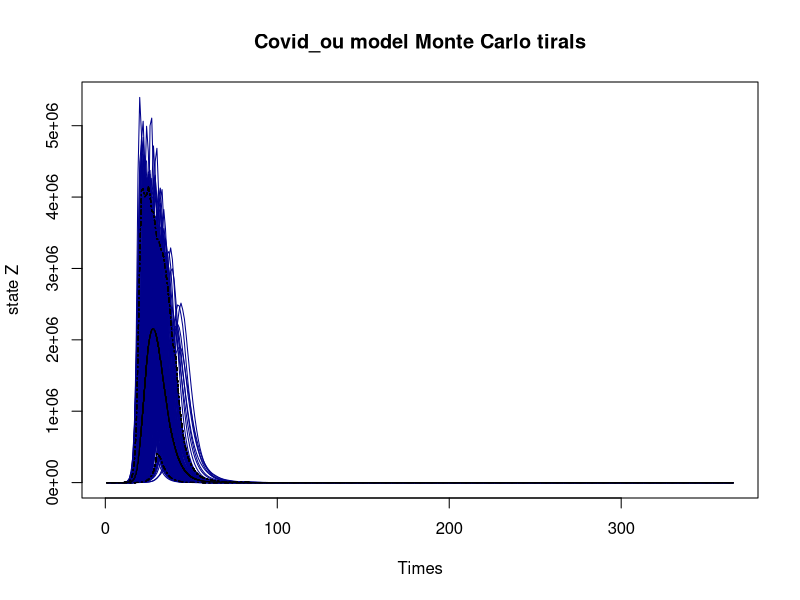
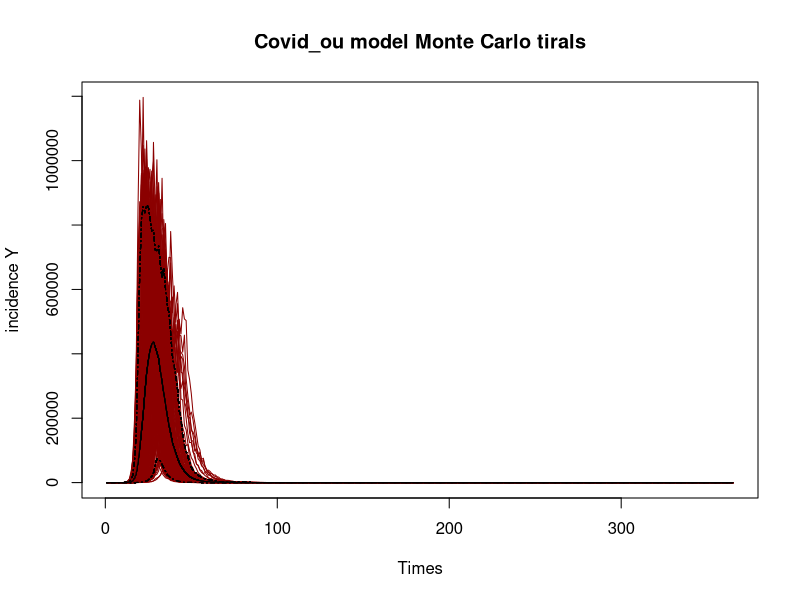
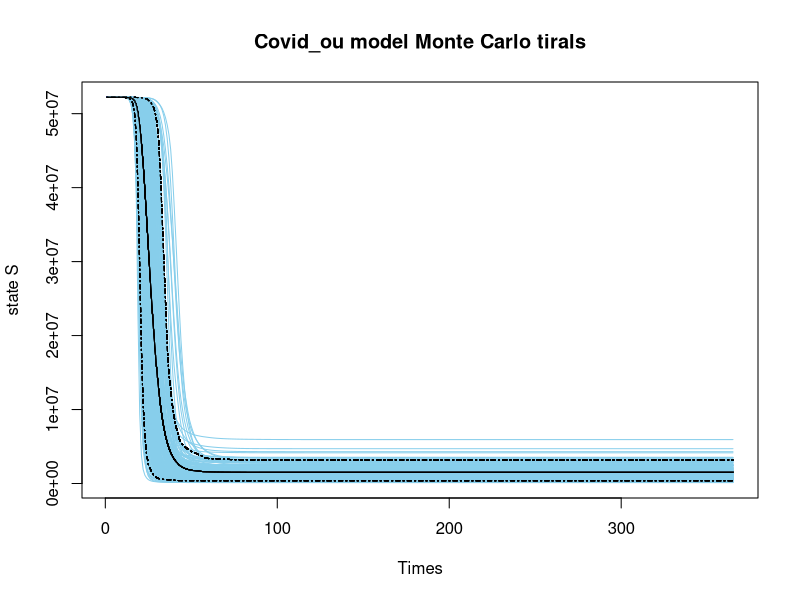
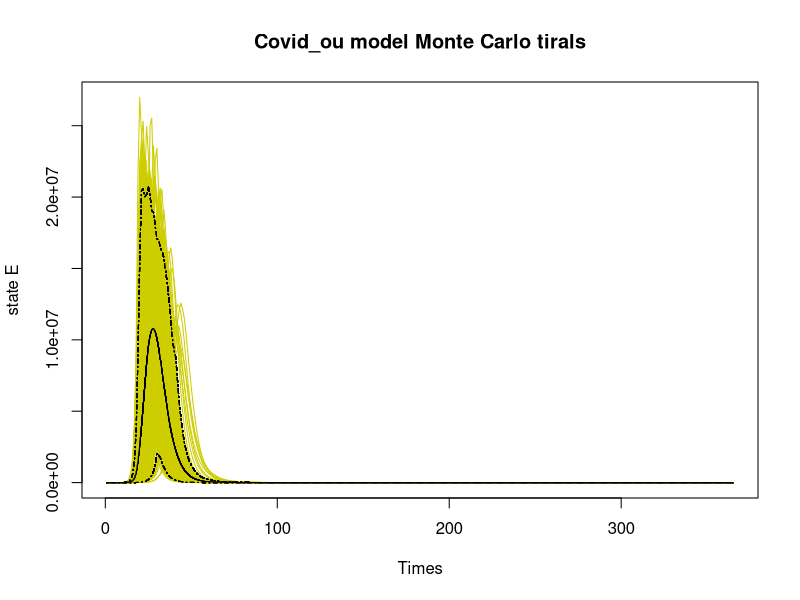
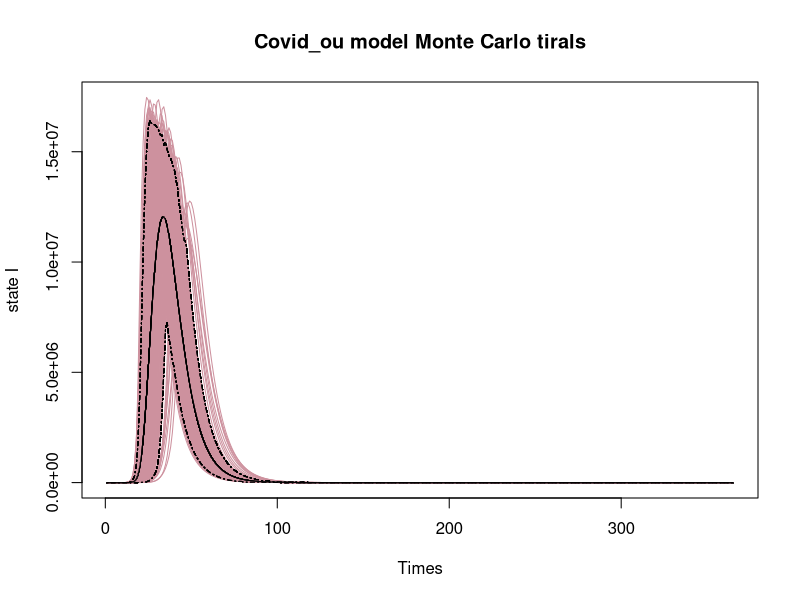
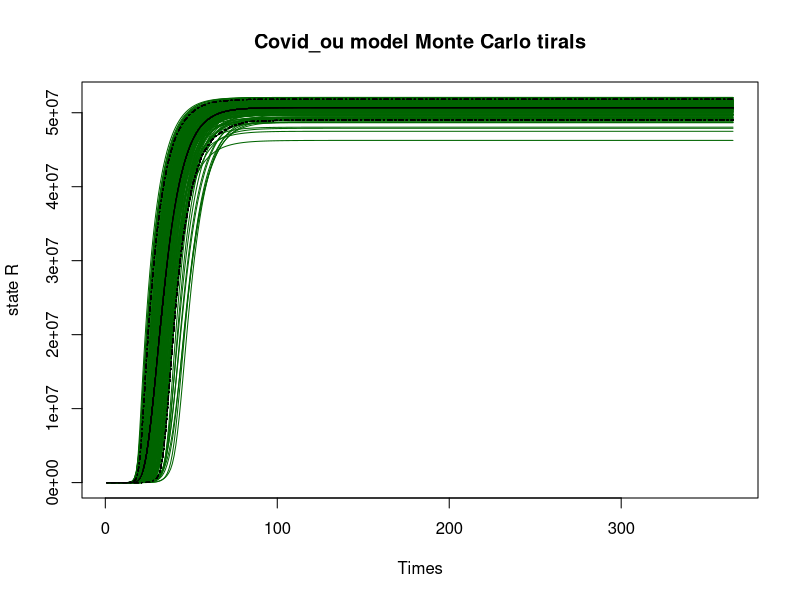
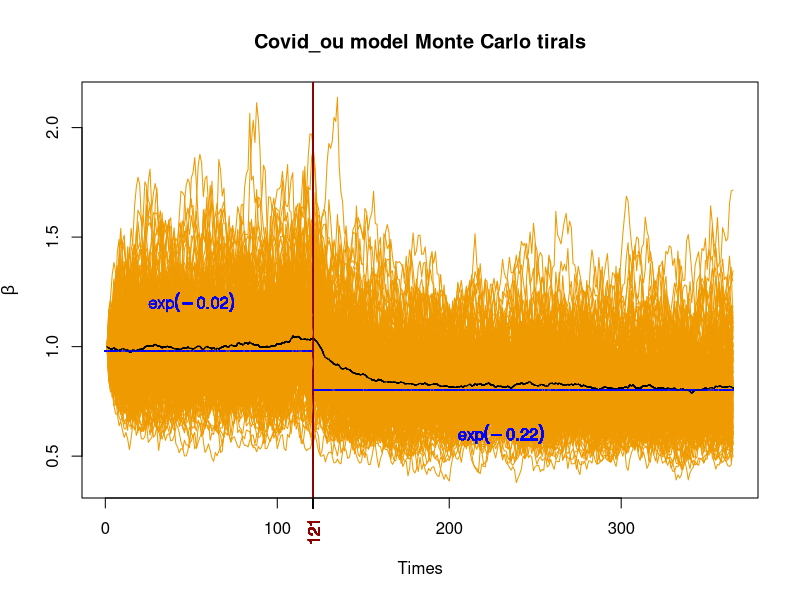
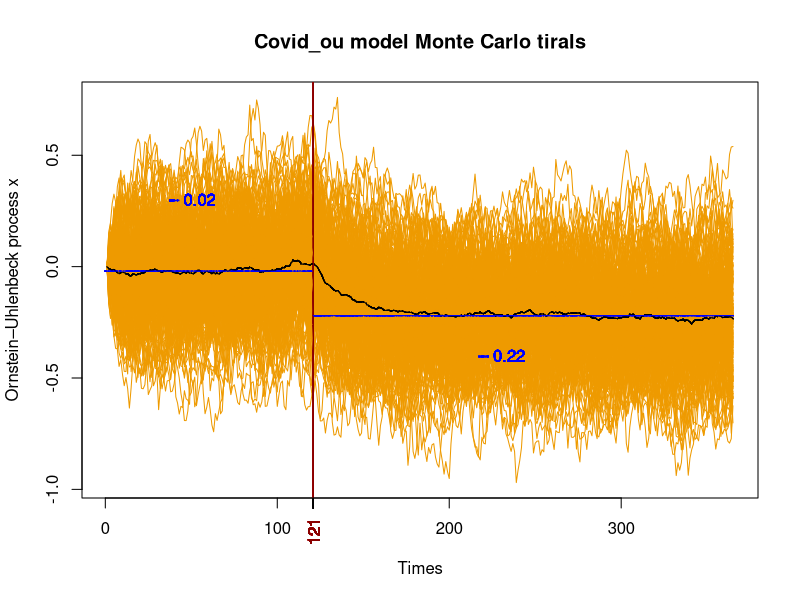

Recreate these plots in R, in order.
## ---- chunk 1
knitr::opts_chunk$set(echo = TRUE)
## ---- chunk 2

rm(list=ls())
require(deSolve)
set.seed(20241)


#Simulate an O-U Process ? bugs
ornstein_uhlenbeck <- function(n,theta,sigma,x0,lens,mu,e){
  dt <- 1
  x<-vector(length=lens)
  for (i in 1:n) {
    if (i==1){x[i]=x0}
    else{
      x[i]  <-  x[i-1] + theta*(mu[i-1]-x[i-1])*dt + sigma*e[i-1]}
  }
  
  return(x)
}



gen_ode_model <- function(rep_time = 200, ori_seed = 20241, tims = 365, 
                          n = 52196381, pars = c(k=5, gamma=9),
                          ini_state = c(t=1,S=N-1, E=1, I=0, R=0),
                          tau = 0.1){
  
  times = 1:tims
  N = n
  
  mu = vector(length=tims) 
  for (t in 1:tims) {
    if (t <= 120){
      mu[t]=-0.02      }                    #No lock-down policy
    else {mu[t]=-0.2-0.02 }                 #Lock-down policy
  }
  mu = ts(mu)
  
  Zs = setNames(data.frame(matrix(NA, nrow = tims, ncol = rep_time)), paste0("Z", 1:rep_time))
  Ys = setNames(Zs, paste0("Y", 1:rep_time))
  dSs = setNames(Zs, paste0("dS", 1:rep_time))
  dEs = setNames(Zs, paste0("dE", 1:rep_time))
  dIs = setNames(Zs, paste0("dI", 1:rep_time))
  dRs = setNames(Zs, paste0("dR", 1:rep_time)) 
  
  # add x and e dataframe
  
  xs = setNames(Zs, paste0("x", 1:rep_time))
  es = setNames(Zs, paste0("e", 1:rep_time))
  
  
  params = pars   
  initial_state = ini_state
  tau1 = tau
  
  #Main ODE Model
  Covid_OU <- function(time, current_state, params){
    
    with(as.list(c(current_state, params)),{
      
      N <- S+E+I+R
      dt <- 1
      dS <- -exp(x[t])*S*(E+0.1*I)/N
      dE <- exp(x[t])*S*(E+0.1*I)/N - E*(1/k+1/gamma)
      dI <- E/k-I*(1/gamma+0.0087)
      dR <- (I+E)/gamma+0.0087*I
      
      return(list(c( dt, dS, dE, dI, dR)))
    })
  }
  
  ## rep 200 times 
  for (rep_i in 1:rep_time) {
    set.seed(ori_seed + 1000*rep_i)
    
    e = rnorm(n = length(times) , sd = 1)
    
    x = ornstein_uhlenbeck(tims, theta=0.05, sigma=sqrt(0.004), x0=0, tims,mu,e)
    
    
    model4 = ode(initial_state, times, Covid_OU, params)
    
    Z1 = model4[,4]/5
    
    Y1 = vector(length = tims)
    
    for (i in 1:tims){
      Y1[i] = rlnorm(1,log(Z1[i]/5),tau1)
    }
    
    dSi = model4[,3]
    dEi = model4[,4]
    dIi = model4[,5]
    dRi = model4[,6]
    
    
    Zs[, rep_i] = Z1
    Ys[, rep_i] = Y1
    dSs[, rep_i] = dSi
    dEs[, rep_i] = dEi
    dIs[, rep_i] = dIi
    dRs[, rep_i] = dRi
    
    ## add xi and ei to the data.frame
    xs[, rep_i] = x
    es[, rep_i] = e
    
  }
  
  # output
  return(list(    
    Z = Zs,
    Y = Ys,
    dS = dSs,
    dE = dEs,
    dI = dIs,
    dR = dRs,
    x = xs,
    e = es))
}


ode_example <- gen_ode_model(200)

## for z

zs = ncol(ode_example$Z)
zs_mean = apply(ode_example$Z,1,mean)
zs_95 = apply(ode_example$Z, 1, quantile, probs=0.95)
zs_05 = apply(ode_example$Z, 1, quantile, probs=0.05)
for (i in 1:zs) {
  if (i == 1){
    plot(ode_example$Z[,1], col="darkblue", type = "l", 
         ylim = c(0, max(ode_example$Z)),
         xlab = 'Times', ylab = 'state Z',main="Covid_ou model Monte Carlo tirals")
    }
  else{
    lines(ode_example$Z[,i], col="darkblue")
  }
  lines(zs_mean,col="black",type="l")
  lines(zs_95,col="black",lty="dotdash")
  lines(zs_05,col="black",lty="dotdash")
}

## for y

ys = ncol(ode_example$Y)
ys_mean = apply(ode_example$Y,1,mean)
ys_95 = apply(ode_example$Y, 1, quantile, probs=0.95)
ys_05 = apply(ode_example$Y, 1, quantile, probs=0.05)
for (i in 1:ys) {
  if (i == 1){
    plot(ode_example$Y[,1], col="darkred", type = "l", 
         ylim = c( min(ode_example$Y), max(ode_example$Y)),
         xlab = 'Times', ylab = 'incidence Y',main="Covid_ou model Monte Carlo tirals")
  }
  else{
    lines(ode_example$Y[,i], col="darkred")
  }
  lines(ys_mean,col="black",type="l")
  lines(ys_95,col="black",lty="dotdash")
  lines(ys_05,col="black",lty="dotdash")
}

## for s

ss = ncol(ode_example$dS)
ss_mean = apply(ode_example$dS,1,mean)
ss_95 = apply(ode_example$dS, 1, quantile, probs=0.95)
ss_05 = apply(ode_example$dS, 1, quantile, probs=0.05)
for (i in 1:ss) {
  if (i == 1){
    plot(ode_example$dS[,1], col="skyblue", type = "l", 
         ylim = c(min(ode_example$dS), max(ode_example$dS)),
         xlab = 'Times', ylab = 'state S',main="Covid_ou model Monte Carlo tirals")
  }
  else{
    lines(ode_example$dS[,i], col="skyblue")
  }
  lines(ss_mean,col="black",type="l")
  lines(ss_95,col="black",lty="dotdash")
  lines(ss_05,col="black",lty="dotdash")
}


## for e

es = ncol(ode_example$dE)
es_mean = apply(ode_example$dE,1,mean)
es_95 = apply(ode_example$dE, 1, quantile, probs=0.95)
es_05 = apply(ode_example$dE, 1, quantile, probs=0.05)
for (i in 1:es) {
  if (i == 1){
    plot(ode_example$dE[,1], col="yellow3", type = "l", 
         ylim = c(min(ode_example$dE), max(ode_example$dE)),
         xlab = 'Times', ylab = 'state E',main="Covid_ou model Monte Carlo tirals")
  }
  else{
    lines(ode_example$dE[,i], col="yellow3")
  }
  lines(es_mean,col="black",type="l")
  lines(es_95,col="black",lty="dotdash")
  lines(es_05,col="black",lty="dotdash")
}


## for i

is = ncol(ode_example$dI)
is_mean = apply(ode_example$dI,1,mean)
is_95 = apply(ode_example$dI, 1, quantile, probs=0.95)
is_05 = apply(ode_example$dI, 1, quantile, probs=0.05)
for (i in 1:is) {
  if (i == 1){
    plot(ode_example$dI[,1], col="pink3", type = "l", 
         ylim = c(min(ode_example$dI), max(ode_example$dI)),
         xlab = 'Times', ylab = 'state I',main="Covid_ou model Monte Carlo tirals")
  }
  else{
    lines(ode_example$dI[,i], col="pink3")
  }
  lines(is_mean,col="black",type="l")
  lines(is_95,col="black",lty="dotdash")
  lines(is_05,col="black",lty="dotdash")
}


## for R

rs = ncol(ode_example$dR)
rs_mean = apply(ode_example$dR,1,mean)
rs_95 = apply(ode_example$dR, 1, quantile, probs=0.95)
rs_05 = apply(ode_example$dR, 1, quantile, probs=0.05)
for (i in 1:rs) {
  if (i == 1){
    plot(ode_example$dR[,1], col="darkgreen", type = "l", 
         ylim = c(min(ode_example$dR), max(ode_example$dR)),
         xlab = 'Times', ylab = 'state R',main="Covid_ou model Monte Carlo tirals")
  }
  else{
    lines(ode_example$dR[,i], col="darkgreen")
  }
  lines(rs_mean,col="black",type="l")
  lines(rs_95,col="black",lty="dotdash")
  lines(rs_05,col="black",lty="dotdash")
}



############### add plot of x and e

## for beta
xs = ncol(ode_example$x)
beta_mean = apply(exp(ode_example$x),1,mean)
for (i in 1:xs) {
  if (i == 1){
    plot(exp(ode_example$x[,1]), col="orange2", type = "l", 
         ylim = c(min(exp(ode_example$x)), max(exp(ode_example$x))),
         xlab = 'Times', ylab = expression(beta),main="Covid_ou model Monte Carlo tirals")
  }
  else{
    lines(exp(ode_example$x[,i]), col="orange2")
  }
  lines(beta_mean,col="black",type="l")
  # abline(h=exp(-0.02), col="blue")
  abline(v=121, col="darkred")
  axis(1, at=121,labels=121, col.axis="darkred", las=2)
  segments(x0=0, y0=0.98, x1 = 120, y1 = 0.98,col="blue")
  tt1 <-expression(mu=exp(-0.02))
  text(50,1.2,tt1,col="blue")
  segments(x0=121, y0=0.802, x1 =365, y1 = 0.802,col="blue")
  tt2 <-expression(mu=exp(-0.22))
  text(230,0.6,tt2,col="blue")
  
}

## for x
xs = ncol(ode_example$x)
xs_mean = apply(ode_example$x,1,mean)
xs_95 = apply(ode_example$x, 1, quantile, probs=0.95)
xs_05 = apply(ode_example$x, 1, quantile, probs=0.05)
for (i in 1:xs) {
  if (i == 1){
    plot(ode_example$x[,1], col="orange2", type = "l", 
         ylim = c(min((ode_example$x)), max((ode_example$x))),
         xlab = 'Times', ylab = 'Ornstein–Uhlenbeck process x',main="Covid_ou model Monte Carlo tirals")
  }
  else{
    lines((ode_example$x[,i]), col="orange2")
  }
  lines(xs_mean,col="black",type="l")
  # lines(xs_95,col="black",lty="dotdash")
  # lines(xs_05,col="black",lty="dotdash")
  abline(v=121, col="darkred")
  axis(1, at=121,labels=121, col.axis="darkred", las=2)
  segments(x0=0, y0=-0.02, x1 = 120, y1 = -0.02,col="blue")
  tt1 <-expression(mu=-0.02)
  text(50,0.3,tt1,col="blue")
  segments(x0=121, y0=-0.22, x1 =365, y1 = -0.22,col="blue")
  tt2 <-expression(mu=-0.22)
  text(230,-0.4,tt2,col="blue")
}

## for e

# es = ncol(ode_example$e)
# 
# for (i in 1:es) {
#   if (i == 1){
#     plot(ode_example$e[,1], col="grey", type = "l", 
#          ylim = c(min(ode_example$e), max(ode_example$e)),
#          xlab = 'Times', ylab = 'e',main="Covid_ou model Monte Carlo tirals")
#   }
#   else{
#     lines(ode_example$e[,i], col="grey")
#   }
# }


## for all


lims = c(0, max(max(ode_example$dS), max(ode_example$dE), 
           max(ode_example$dI), max(ode_example$dR)))

ss = ncol(ode_example$dS)

for (i in 1:ss) {
  if (i == 1){
    plot(ode_example$dS[,1], col="skyblue", type = "l", 
         ylim = lims,
         xlab = 'Times', ylab = 'All states')
  }
  else{
    lines(ode_example$dS[,i], col="skyblue")
  }
  lines(ode_example$dE[,i], col="yellow3")
  lines(ode_example$dI[,i], col="pink3")
  lines(ode_example$dR[,i], col="darkgreen")
}

## ---- chunk 3
#Checking procedure for Poisson Distribution

rm(list=ls())
require(deSolve)
set.seed(20241)


#Simulate an O-U Process ? bugs
ornstein_uhlenbeck <- function(n,theta,sigma,x0,lens,mu,e){
  dt <- 1
  x<-vector(length=lens)
  for (i in 1:n) {
    if (i==1){x[i]=x0}
    else{
      x[i]  <-  x[i-1] + theta*(mu[i-1]-x[i-1])*dt + sigma*e[i-1]}
  }
  
  return(x)
}



gen_ode_model <- function(rep_time = 200, ori_seed = 20241, tims = 365, 
                          n = 52196381, pars = c(k=5, gamma=9),
                          ini_state = c(t=1,S=N-1, E=1, I=0, R=0)
                          ){
  
  times = 1:tims
  N = n
  
  mu = vector(length=tims) 
  for (t in 1:tims) {
    if (t <= 120){
      mu[t]=-0.02      }                    #No lock-down policy
    else {mu[t]=-0.2-0.02 }                 #Lock-down policy
  }
  mu = ts(mu)
  
  Zs = setNames(data.frame(matrix(NA, nrow = tims, ncol = rep_time)), paste0("Z", 1:rep_time))
  Ys = setNames(Zs, paste0("Y", 1:rep_time))
  dSs = setNames(Zs, paste0("dS", 1:rep_time))
  dEs = setNames(Zs, paste0("dE", 1:rep_time))
  dIs = setNames(Zs, paste0("dI", 1:rep_time))
  dRs = setNames(Zs, paste0("dR", 1:rep_time)) 
  
  # add x and e dataframe
  
  xs = setNames(Zs, paste0("x", 1:rep_time))
  es = setNames(Zs, paste0("e", 1:rep_time))
  
  
  params = pars   
  initial_state = ini_state
  
  #Main ODE Model
  Covid_OU <- function(time, current_state, params){
    
    with(as.list(c(current_state, params)),{
      
      N <- S+E+I+R
      dt <- 1
      dS <- -exp(x[t])*S*(E+0.1*I)/N
      dE <- exp(x[t])*S*(E+0.1*I)/N - E*(1/k+1/gamma)
      dI <- E/k-I*(1/gamma+0.0087)
      dR <- (I+E)/gamma+0.0087*I
      
      return(list(c( dt, dS, dE, dI, dR)))
    })
  }
  
  ## rep 200 times 
  for (rep_i in 1:rep_time) {
    set.seed(ori_seed + 1000*rep_i)
    
    e = rnorm(n = length(times) , sd = 1)
    
    x = ornstein_uhlenbeck(tims, theta=0.05, sigma=sqrt(0.004), x0=0, tims,mu,e)
    
    
    model4 = ode(initial_state, times, Covid_OU, params)
    
    Z1 = model4[,4]/5
    
    Y1 = vector(length = tims)
    
    for (i in 1:tims){
      Y1[i] = rpois(1,Z1[i]/5)
    }
    
    dSi = model4[,3]
    dEi = model4[,4]
    dIi = model4[,5]
    dRi = model4[,6]
    
    
    Zs[, rep_i] = Z1
    Ys[, rep_i] = Y1
    dSs[, rep_i] = dSi
    dEs[, rep_i] = dEi
    dIs[, rep_i] = dIi
    dRs[, rep_i] = dRi
    
    ## add xi and ei to the data.frame
    xs[, rep_i] = x
    es[, rep_i] = e
    
  }
  
  # output
  return(list(    
    Z = Zs,
    Y = Ys,
    dS = dSs,
    dE = dEs,
    dI = dIs,
    dR = dRs,
    x = xs,
    e = es))
}


ode_example <- gen_ode_model(200)

## for z

zs = ncol(ode_example$Z)
zs_mean = apply(ode_example$Z,1,mean)
zs_95 = apply(ode_example$Z, 1, quantile, probs=0.95)
zs_05 = apply(ode_example$Z, 1, quantile, probs=0.05)
for (i in 1:zs) {
  if (i == 1){
    plot(ode_example$Z[,1], col="darkblue", type = "l", 
         ylim = c(0, max(ode_example$Z)),
         xlab = 'Times', ylab = 'state Z',main="Covid_ou model Monte Carlo tirals")
    }
  else{
    lines(ode_example$Z[,i], col="darkblue")
  }
  lines(zs_mean,col="black",type="l")
  lines(zs_95,col="black",lty="dotdash")
  lines(zs_05,col="black",lty="dotdash")
}

## for y

ys = ncol(ode_example$Y)
ys_mean = apply(ode_example$Y,1,mean)
ys_95 = apply(ode_example$Y, 1, quantile, probs=0.95)
ys_05 = apply(ode_example$Y, 1, quantile, probs=0.05)
for (i in 1:ys) {
  if (i == 1){
    plot(ode_example$Y[,1], col="darkred", type = "l", 
         ylim = c( min(ode_example$Y), max(ode_example$Y)),
         xlab = 'Times', ylab = 'incidence Y',main="Covid_ou model Monte Carlo tirals")
  }
  else{
    lines(ode_example$Y[,i], col="darkred")
  }
  lines(ys_mean,col="black",type="l")
  lines(ys_95,col="black",lty="dotdash")
  lines(ys_05,col="black",lty="dotdash")
}

## for s

ss = ncol(ode_example$dS)
ss_mean = apply(ode_example$dS,1,mean)
ss_95 = apply(ode_example$dS, 1, quantile, probs=0.95)
ss_05 = apply(ode_example$dS, 1, quantile, probs=0.05)
for (i in 1:ss) {
  if (i == 1){
    plot(ode_example$dS[,1], col="skyblue", type = "l", 
         ylim = c(min(ode_example$dS), max(ode_example$dS)),
         xlab = 'Times', ylab = 'state S',main="Covid_ou model Monte Carlo tirals")
  }
  else{
    lines(ode_example$dS[,i], col="skyblue")
  }
  lines(ss_mean,col="black",type="l")
  lines(ss_95,col="black",lty="dotdash")
  lines(ss_05,col="black",lty="dotdash")
}


## for e

es = ncol(ode_example$dE)
es_mean = apply(ode_example$dE,1,mean)
es_95 = apply(ode_example$dE, 1, quantile, probs=0.95)
es_05 = apply(ode_example$dE, 1, quantile, probs=0.05)
for (i in 1:es) {
  if (i == 1){
    plot(ode_example$dE[,1], col="yellow3", type = "l", 
         ylim = c(min(ode_example$dE), max(ode_example$dE)),
         xlab = 'Times', ylab = 'state E',main="Covid_ou model Monte Carlo tirals")
  }
  else{
    lines(ode_example$dE[,i], col="yellow3")
  }
  lines(es_mean,col="black",type="l")
  lines(es_95,col="black",lty="dotdash")
  lines(es_05,col="black",lty="dotdash")
}


## for i

is = ncol(ode_example$dI)
is_mean = apply(ode_example$dI,1,mean)
is_95 = apply(ode_example$dI, 1, quantile, probs=0.95)
is_05 = apply(ode_example$dI, 1, quantile, probs=0.05)
for (i in 1:is) {
  if (i == 1){
    plot(ode_example$dI[,1], col="pink3", type = "l", 
         ylim = c(min(ode_example$dI), max(ode_example$dI)),
         xlab = 'Times', ylab = 'state I',main="Covid_ou model Monte Carlo tirals")
  }
  else{
    lines(ode_example$dI[,i], col="pink3")
  }
  lines(is_mean,col="black",type="l")
  lines(is_95,col="black",lty="dotdash")
  lines(is_05,col="black",lty="dotdash")
}


## for R

rs = ncol(ode_example$dR)
rs_mean = apply(ode_example$dR,1,mean)
rs_95 = apply(ode_example$dR, 1, quantile, probs=0.95)
rs_05 = apply(ode_example$dR, 1, quantile, probs=0.05)
for (i in 1:rs) {
  if (i == 1){
    plot(ode_example$dR[,1], col="darkgreen", type = "l", 
         ylim = c(min(ode_example$dR), max(ode_example$dR)),
         xlab = 'Times', ylab = 'state R',main="Covid_ou model Monte Carlo tirals")
  }
  else{
    lines(ode_example$dR[,i], col="darkgreen")
  }
  lines(rs_mean,col="black",type="l")
  lines(rs_95,col="black",lty="dotdash")
  lines(rs_05,col="black",lty="dotdash")
}



############### add plot of x and e

## for beta
xs = ncol(ode_example$x)
beta_mean = apply(exp(ode_example$x),1,mean)
for (i in 1:xs) {
  if (i == 1){
    plot(exp(ode_example$x[,1]), col="orange2", type = "l", 
         ylim = c(min(exp(ode_example$x)), max(exp(ode_example$x))),
         xlab = 'Times', ylab = expression(beta),main="Covid_ou model Monte Carlo tirals")
  }
  else{
    lines(exp(ode_example$x[,i]), col="orange2")
  }
  lines(beta_mean,col="black",type="l")
  # abline(h=exp(-0.02), col="blue")
  abline(v=121, col="darkred")
  axis(1, at=121,labels=121, col.axis="darkred", las=2)
  segments(x0=0, y0=0.98, x1 = 120, y1 = 0.98,col="blue")
  tt1 <-expression(mu=exp(-0.02))
  text(50,1.2,tt1,col="blue")
  segments(x0=121, y0=0.802, x1 =365, y1 = 0.802,col="blue")
  tt2 <-expression(mu=exp(-0.22))
  text(230,0.6,tt2,col="blue")
  
}

## for x
xs = ncol(ode_example$x)
xs_mean = apply(ode_example$x,1,mean)
xs_95 = apply(ode_example$x, 1, quantile, probs=0.95)
xs_05 = apply(ode_example$x, 1, quantile, probs=0.05)
for (i in 1:xs) {
  if (i == 1){
    plot(ode_example$x[,1], col="orange2", type = "l", 
         ylim = c(min((ode_example$x)), max((ode_example$x))),
         xlab = 'Times', ylab = 'Ornstein–Uhlenbeck process x',main="Covid_ou model Monte Carlo tirals")
  }
  else{
    lines((ode_example$x[,i]), col="orange2")
  }
  lines(xs_mean,col="black",type="l")
  # lines(xs_95,col="black",lty="dotdash")
  # lines(xs_05,col="black",lty="dotdash")
  abline(v=121, col="darkred")
  axis(1, at=121,labels=121, col.axis="darkred", las=2)
  segments(x0=0, y0=-0.02, x1 = 120, y1 = -0.02,col="blue")
  tt1 <-expression(mu=-0.02)
  text(50,0.3,tt1,col="blue")
  segments(x0=121, y0=-0.22, x1 =365, y1 = -0.22,col="blue")
  tt2 <-expression(mu=-0.22)
  text(230,-0.4,tt2,col="blue")
}

## for e

# es = ncol(ode_example$e)
# 
# for (i in 1:es) {
#   if (i == 1){
#     plot(ode_example$e[,1], col="grey", type = "l", 
#          ylim = c(min(ode_example$e), max(ode_example$e)),
#          xlab = 'Times', ylab = 'e',main="Covid_ou model Monte Carlo tirals")
#   }
#   else{
#     lines(ode_example$e[,i], col="grey")
#   }
# }


## for all


lims = c(0, max(max(ode_example$dS), max(ode_example$dE), 
           max(ode_example$dI), max(ode_example$dR)))

ss = ncol(ode_example$dS)

for (i in 1:ss) {
  if (i == 1){
    plot(ode_example$dS[,1], col="skyblue", type = "l", 
         ylim = lims,
         xlab = 'Times', ylab = 'All states')
  }
  else{
    lines(ode_example$dS[,i], col="skyblue")
  }
  lines(ode_example$dE[,i], col="yellow3")
  lines(ode_example$dI[,i], col="pink3")
  lines(ode_example$dR[,i], col="darkgreen")
}
